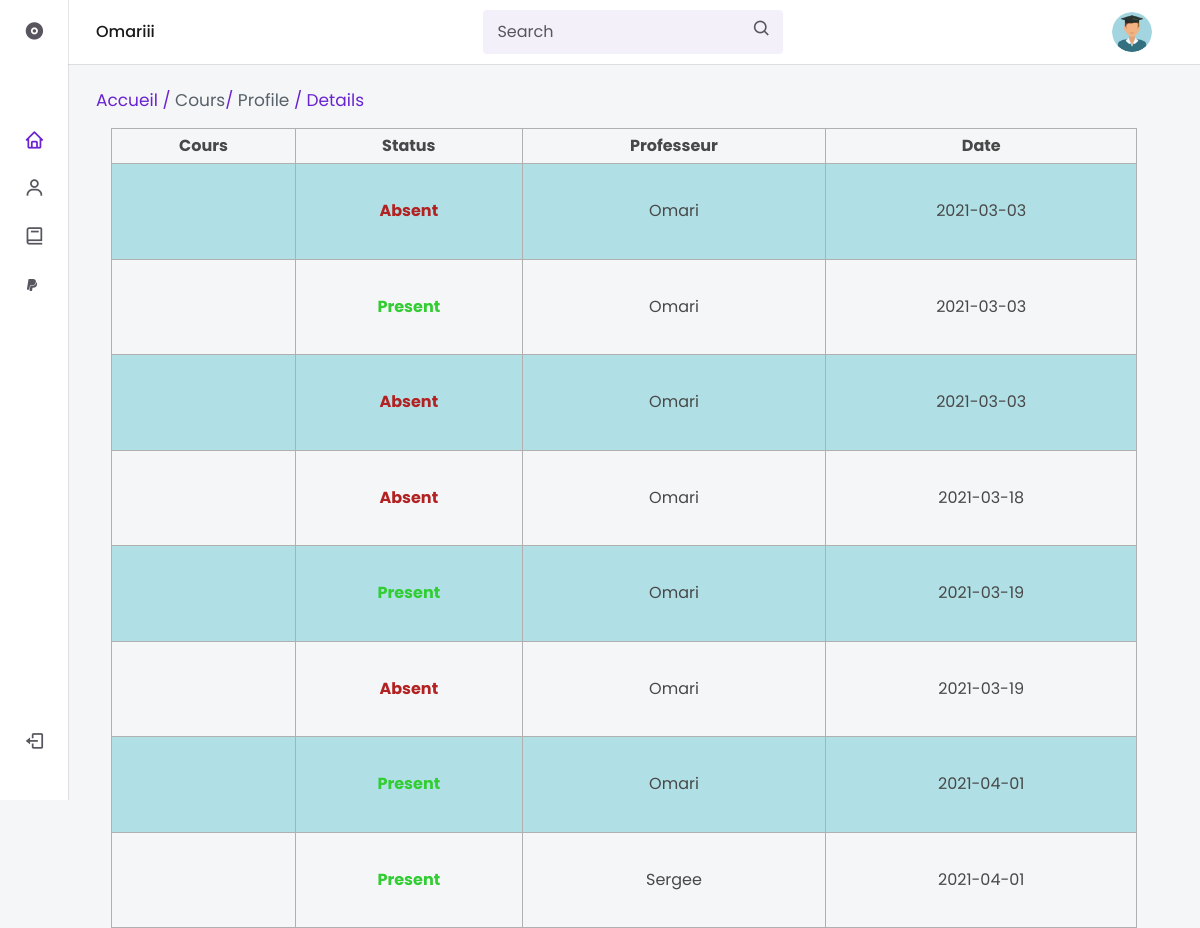
The page /attendance.php (signed in) on the database its author committed.
### tables this page shows
CREATE TABLE `tbl_student` (
  `student_id` int(11) NOT NULL,
  `student_name` varchar(255) NOT NULL,
  `student_mail` varchar(255) NOT NULL,
  `student_addresse` varchar(250) NOT NULL,
  `student_password` varchar(250) NOT NULL,
  `student_roll_number` int(11) NOT NULL,
  `student_dob` date NOT NULL,
  `student_grade_id` int(11) NOT NULL,
  `absence` int(11) NOT NULL
);

CREATE TABLE `tbl_attendance` (
  `attendance_id` int(11) NOT NULL,
  `student_id` int(11) NOT NULL,
  `attendance_status` varchar(100) NOT NULL,
  `attendance_date` date NOT NULL,
  `teacher_id` int(11) NOT NULL,
  `matiere_id` int(11) NOT NULL
);

CREATE TABLE `tbl_teacher` (
  `teacher_id` int(11) NOT NULL,
  `teacher_name` varchar(255) NOT NULL,
  `teacher_address` varchar(150) NOT NULL,
  `teacher_emailid` varchar(150) NOT NULL,
  `teacher_password` varchar(150) NOT NULL,
  `teacher_qualification` varchar(100) NOT NULL,
  `teacher_doj` date NOT NULL,
  `teacher_image` text NOT NULL,
  `teacher_grade_id` int(11) NOT NULL
);

### attendance.php (the view)
<?php
    include('include/student/header.php');
    $attendance_query=$connect->prepare("SELECT * FROM tbl_attendance
    INNER JOIN tbl_student
    ON tbl_student.student_id=tbl_attendance.student_id
    INNER JOIN tbl_teacher
    ON tbl_teacher.teacher_id=tbl_attendance.teacher_id
    INNER JOIN tbl_matiere
    ON tbl_matiere.id_matiere=tbl_attendance.matiere_id
    WHERE tbl_student.student_id=? ORDER BY tbl_attendance.attendance_id");
    $attendance_query->execute(array($_SESSION['student_id']));
    $attendance_fetch=$attendance_query->fetchAll();
?>
<div class="header___container">
    <div class="course_name">
            <h3 style="font-family:poppins;font-weight:400;font-size:17px;color:#6923D0;">Accueil / <a  href="index.php" style="color:rgb(88,97,105);">Cours</a>/ <a  href="profile.php" style="color:rgb(88,97,105);">Profile</a> / <a  href="cours.php" style="color:rgb(88,97,105);"></a> <span>Details</span> </h3>
    </div>
</div>
<div class="col-lg-12">
                          <table id="monTableau" style="width:100%;height:100vh;">
                                <thead>
                                    <tr class="notThis">
                                        <th>Cours</th>
                                        <th>Status</th>
                                        <th>Professeur</th>
                                        <th>Date</th>
                                    </tr>
                                </thead>
                                <tbody>
                                <?php foreach($attendance_fetch as $row_list){
                                        ?>
                                        <tr>
                                            <td><?=ucfirst($row_list['nom_matiere'])?></td>
                                            <?php if($row_list['attendance_status']=='Present'){
                                            ?>
                                            <td style="color:#32CD32;font-weight:bold;"><?=ucfirst($row_list['attendance_status'])?></td>
                                            <?php
                                            }else{
                                            ?>
                                            <td style="color:#B22222;font-weight:bold;"><?=ucfirst($row_list['attendance_status'])?></td>
                                            <?php
                                            }
                                            ?>
                                            <td><?=ucfirst($row_list['teacher_name'])?></td>
                                            <td><?=ucfirst($row_list['attendance_date'])?></td>
                                        </tr>
                                    <?php
                                    }
                                    ?>
                                </tbody>
                        </table>
                        </div>
</body>
</html>

### include/student/header.php (shortened to what this page needs)
<?php
    include('include/database_connection.php');
    $req1=$connect->prepare("SELECT * FROM tbl_student
     WHERE student_id =?");
    $req1->execute(array($_SESSION["student_id"]));
    $fetch1=$req1->fetch();
?>
<!doctype html>
<html lang="en">
  <head>
    <link rel="stylesheet" href="https://stackpath.bootstrapcdn.com/bootstrap/4.1.3/css/bootstrap.min.css">
    <link rel="stylesheet" href="https://cdn.jsdelivr.net/npm/boxicons@latest/css/boxicons.min.css">
       <link rel="stylesheet" href="https://use.fontawesome.com/releases/v5.7.2/css/all.css"
>
        <link rel="stylesheet" href="https://cdnjs.cloudflare.com/ajax/libs/bootstrap-datepicker/1.9.0/css/bootstrap-datepicker.min.css">
  <link rel="stylesheet" href="https://cdnjs.cloudflare.com/ajax/libs/jquery-modal/0.9.1/jquery.modal.min.css" />
         <link rel="stylesheet" href="font/font/flaticon.css">
         <link rel="stylesheet" href="public/css/style.css">
         <link rel="stylesheet" type="text/css" href="//cdn.jsdelivr.net/npm/slick-carousel@1.8.1/slick/slick.css"/>
         <link rel="stylesheet" type="text/css" href="//cdn.jsdelivr.net/npm/slick-carousel@1.8.1/slick/slick-theme.css"/>
</head>
  <body>
        <header class="header">
            <div class="header__container">
                <img src="img/azer.png" class="header__img">
                  <a href="#" class="header__logo"><?=ucfirst($fetch1['student_name'])?></a>
                <div class="header__search">
                    <input type="search" placeholder="Search" class="header__input">
                    <i class='bx bx-search header__icon'></i>
                </div>
            </div>
        </header>
        <div class="nav" id="navbar">
            <nav class="nav__container">
                <div>
                    <a href="#" class="nav__link nav__logo">
                        <i class='bx bxs-disc nav__icon' ></i>
                    </a>
                    <div class="nav__list">
                        <div class="nav__items">
                            <a href="index.php" class="nav__link active">
                                <i class='bx bx-home nav__icon' ></i>
                            </a>
                            <div class="nav__dropdown">
                                <a href="profile.php" class="nav__link">
                                    <i class='bx bx-user nav__icon' ></i>
                                </a>
                            </div>
                            <a href="attendance.php" class="nav__link">
                            <i class='bx bx-book nav__icon'></i>
                            </a>
                            <a href="paiement.php" class="nav__link">
                            <i class='bx bxl-paypal'></i>
                            </a>
                        </div>
                    </div>
                </div>
                <a href="logout.php" class="nav__link nav__logout">
                    <i class='bx bx-log-out nav__icon' ></i>
                </a>
            </nav>
        </div>

### public/css/style.css (style rules this page uses)
:root { --header-height: 3.5rem; --nav-width: 219px; --first-color: #6923D0; --first-color-light: #F4F0FA; --title-color: #19181B; --text-color: #58555E; --text-color-light: #A5A1AA; --body-color: rgb(245,246,247); --container-color: #FFFFFF; --body-font: 'Poppins', sans-serif; --normal-font-size: .938rem; --small-font-size: .75rem; --smaller-font-size: .75rem; --font-medium: 500; --font-semi-bold: 600; --z-fixed: 100; }
@media screen and (min-width: 1024px) { :root { --normal-font-size: 1rem; --small-font-size: .875rem; --smaller-font-size: .813rem; } }
body { margin: var(--header-height) 0 0 0; padding: 1rem 1rem 0; font-family: var(--body-font); font-size: var(--normal-font-size); background-color: var(--body-color); color: var(--text-color); }
h3 { margin: 0; }
a { text-decoration: none; }
img { max-width: 100%; height: auto; }
.header { position: fixed; top: 0; left: 0; width: 100%; background-color: var(--container-color); box-shadow: 0 1px 0 rgba(22, 8, 43, 0.1); padding: 0 1rem; z-index: var(--z-fixed); }
.header__container,.header___container { display: flex; align-items: center; height: var(--header-height); justify-content: space-between; }
.header__img { width: 35px; height: 35px; border-radius: 50%; }
.header__logo { color: var(--title-color); font-weight: var(--font-medium); display: none; }
.header__search { display: flex; padding: .40rem .75rem; background-color: var(--first-color-light); border-radius: .25rem; }
.header__input { width: 100%; border: none; outline: none; background-color: var(--first-color-light); }
.header__input::placeholder { font-family: var(--body-font); color: var(--text-color); }
.header__icon, .header__toggle { font-size: 1.2rem; }
.nav { position: fixed; top: 0; left: -100%; height: 100vh; padding: 1rem 1rem 0; background-color: var(--container-color); box-shadow: 1px 0 0 rgba(22, 8, 43, 0.1); z-index: var(--z-fixed); transition: .4s; text-decoration: none; }
.nav__container { height: 100%; display: flex; flex-direction: column; justify-content: space-between; padding-bottom: 3rem; overflow: auto; scrollbar-width: none; }
.nav__logo { font-weight: var(--font-semi-bold); margin-bottom: 2.5rem; }
.nav__list, .nav__items { display: grid; }
.nav__list { row-gap: 2.5rem; }
.nav__items { row-gap: 1.5rem; }
a.nav__link { text-decoration: none; }
.nav__link { display: flex; align-items: center; color: var(--text-color); text-decoration: none; }
.nav__icon { font-size: 1.2rem; margin-right: .5rem; }
.nav__logout { margin-top: 5rem; }
.nav__dropdown { overflow: hidden; max-height: 21px; transition: .4s ease-in-out; }
.active { color: var(--first-color); }
@media screen and (min-width: 768px) { body { padding: 1rem 3rem 0 6rem; } }
@media screen and (min-width: 768px) { .header { padding: 0 3rem 0 6rem; } }
@media screen and (min-width: 768px) { .header__container { height: calc(var(--header-height) + .5rem); } }
@media screen and (min-width: 768px) { .header__search { width: 300px; padding: .55rem .75rem; } }
@media screen and (min-width: 768px) { .header__logo { display: block; } }
@media screen and (min-width: 768px) { .header__img { width: 40px; height: 40px; order: 1; } }
@media screen and (min-width: 768px) { .nav { left: 0; padding: 1.2rem 1.5rem 0; width: 68px; } }
@media screen and (min-width: 768px) { .nav__items { row-gap: 1.7rem; } }
@media screen and (min-width: 768px) { .nav__icon { font-size: 1.3rem; } }
#monTableau { border-collapse: collapse; color: rgb(72,72,72); }
#monTableau tr:nth-child(odd):not(.notThis) { background-color: #B0E0E6; }
#monTableau td,th { border: 1px solid rgb(176,176,176); padding: 5px 5px; text-align: center; }

### rows shown on the page
tbl_student: student_name "Omariii"
tbl_attendance: attendance_status "Absent", teacher.teacher_name "Omari", attendance_date "2021-03-03"
tbl_attendance: attendance_status "Present", teacher.teacher_name "Omari", attendance_date "2021-03-03"
tbl_attendance: attendance_status "Absent", teacher.teacher_name "Omari", attendance_date "2021-03-03"
tbl_attendance: attendance_status "Absent", teacher.teacher_name "Omari", attendance_date "2021-03-18"
tbl_attendance: attendance_status "Present", teacher.teacher_name "Omari", attendance_date "2021-03-19"
tbl_attendance: attendance_status "Absent", teacher.teacher_name "Omari", attendance_date "2021-03-19"
tbl_attendance: attendance_status "Present", teacher.teacher_name "Omari", attendance_date "2021-04-01"
tbl_attendance: attendance_status "Present", teacher.teacher_name "Sergee", attendance_date "2021-04-01"
